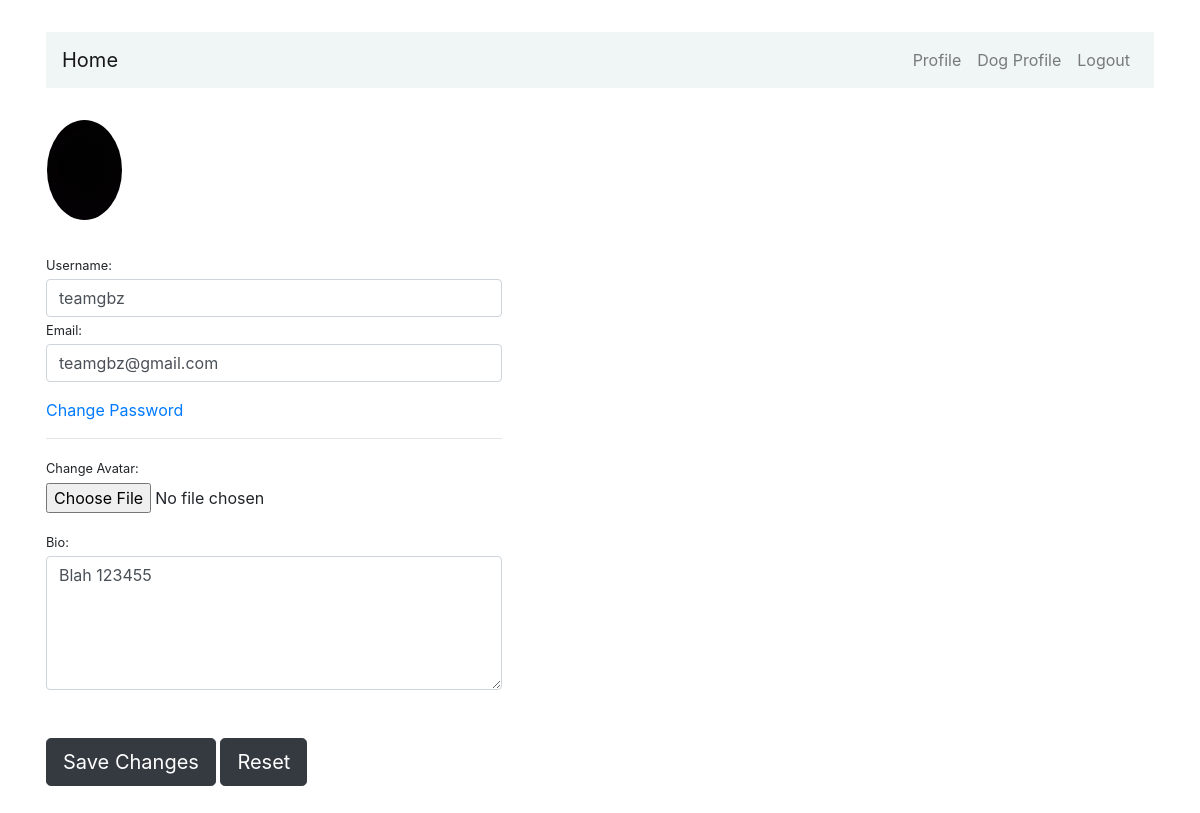
/profile/ (signed in), run on an earlier commit of the app's database.
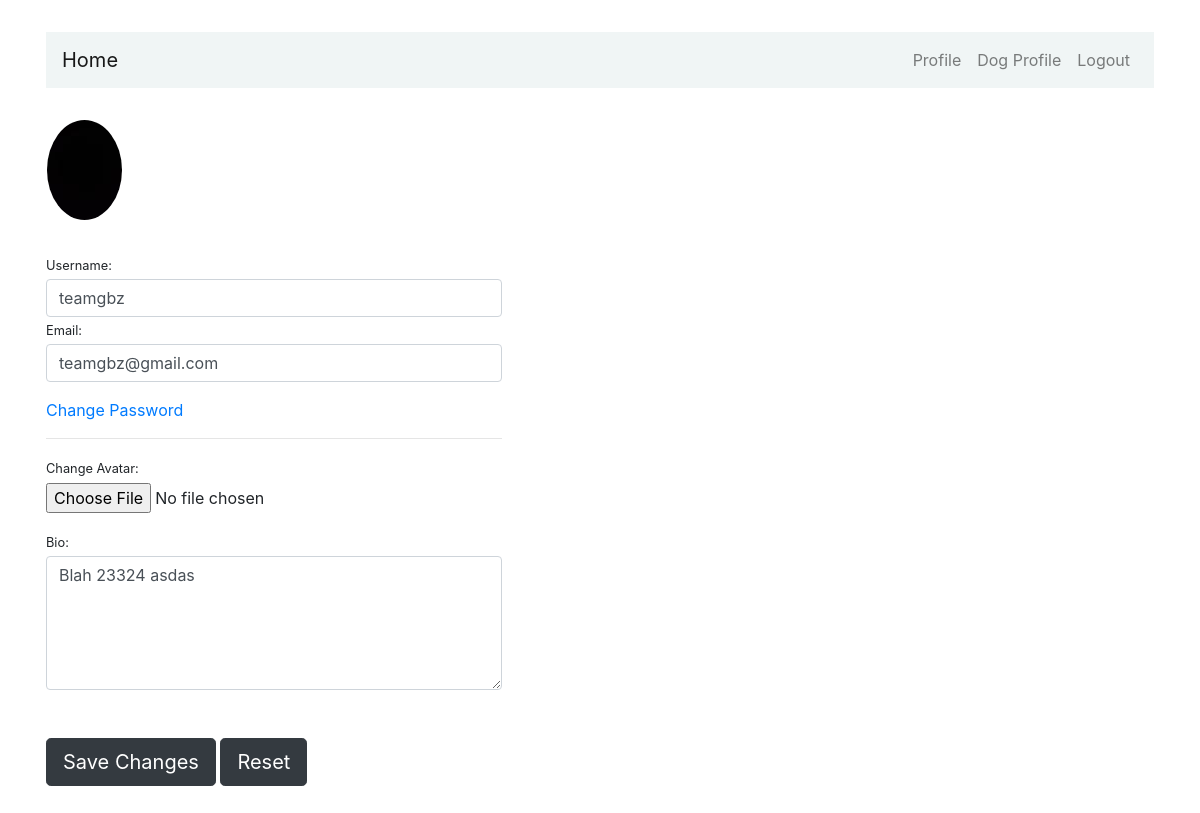
And on a later commit of the database.
### users/models.py (models this page shows, shortened)
class Profile(models.Model):
    user = models.OneToOneField(User, on_delete=models.CASCADE)
    avatar = models.ImageField(default='default.jpg', upload_to='profile_images')
    bio = models.TextField()

### users/views.py (the view)
# urls.py: path('profile/', profile, name='users-profile'),
@login_required
def profile(request):
    if request.method == 'POST':
        user_form = UpdateUserForm(request.POST, instance=request.user)
        profile_form = UpdateProfileForm(request.POST, request.FILES, instance=request.user.profile)
        if user_form.is_valid() and profile_form.is_valid():
            user_form.save()
            profile_form.save()
            messages.success(request, 'Your profile is updated successfully')
            return redirect(to='users-profile')
    else:
        user_form = UpdateUserForm(instance=request.user)
        profile_form = UpdateProfileForm(instance=request.user.profile)
    return render(request, 'users/profile.html', {'user_form': user_form, 'profile_form': profile_form})

### users/forms.py
class UpdateUserForm(forms.ModelForm):
    username = forms.CharField(max_length=100,
                               required=True,
                               widget=forms.TextInput(attrs={'class': 'form-control'}))
    email = forms.EmailField(required=True,
                             widget=forms.TextInput(attrs={'class': 'form-control'}))
    class Meta:
        model = User
        fields = ['username', 'email']

class UpdateProfileForm(forms.ModelForm):
    avatar = forms.ImageField(widget=forms.FileInput(attrs={'class': 'form-control-file'}))
    bio = forms.CharField(widget=forms.Textarea(attrs={'class': 'form-control', 'rows': 5}))
    class Meta:
        model = Profile
        fields = ['avatar', 'bio']

### users/templates/users/profile.html (shortened to what this page needs)
{% extends "users/base.html" %}
{% load static %}
{% block content %}
    <div class="row my-3 p-3">
        <img class="rounded-circle account-img" src="{{ user.profile.avatar.url }} " style="cursor: pointer;"/>
    </div>
    <div class="form-content">
        <form method="post" enctype="multipart/form-data">
            <div class="form-row">
                <div class="col-md-5">
                    <div class="form-group">
                        <label class="small mb-1">Username:</label>
                            {{ user_form.username }}
                        <label class="small mb-1">Email:</label>
                            {{ user_form.email }}
                    </div>
                    <div class="form-group">
                        <a href="{% url 'password_change' %}">Change Password</a>
                        <hr>
                        <label class="small mb-1">Change Avatar:</label>
                        {{ profile_form.avatar }}
                    </div>
                    <label class="small mb-1">Bio:</label> {{ profile_form.bio }}
                </div>
            </div>
            <br><br>
            <button type="submit" class="btn btn-dark btn-lg">Save Changes</button>
            <button type="reset" class="btn btn-dark btn-lg">Reset</button>
        </form>
    </div>
{% endblock content %}

### users/templates/users/base.html (shortened to what this page needs)
<!doctype html>
<html lang="en">
<head>
    <link rel="stylesheet" href="https://maxcdn.bootstrapcdn.com/bootstrap/4.0.0/css/bootstrap.min.css">
	<link rel="stylesheet" href="https://use.fontawesome.com/releases/v5.8.2/css/all.css">
</head>
<body>
  <div class="container p-3 my-3">
    <div class="row">
      <div class="col-md-12">
        <nav class="navbar navbar-expand-md navbar-light " style="background-color: #f0f5f5">
          <a href="/" class="navbar-brand">Home</a>
            <div class="collapse navbar-collapse" id="navbarCollapse">
                <div class="navbar-nav ml-auto">
                  {% if user.is_authenticated %}
                    <a href="{% url 'users-profile' %}" class="nav-item nav-link">Profile</a>
                    <a href="{% url 'dog-profile' %}" class="nav-item nav-link">Dog Profile</a>
                    <a href="{% url 'logout' %}" class="nav-item nav-link">Logout</a>
                  {% else %}
                    <a href="{% url 'login' %}" class="nav-item nav-link">Sign in</a>
                  {% endif %}
                </div>
            </div>
        </nav>
        {% block content %}{% endblock %}
      </div>
    </div>
  </div>
</body>
</html>

What changed in the data, as far as the page shows it:
changed Profile: bio "Blah 123455" → "Blah 23324 asdas"
